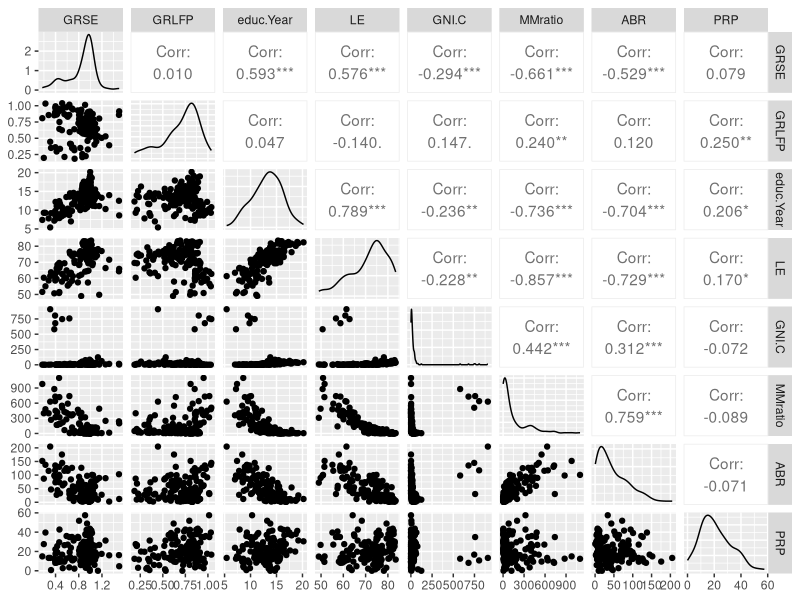
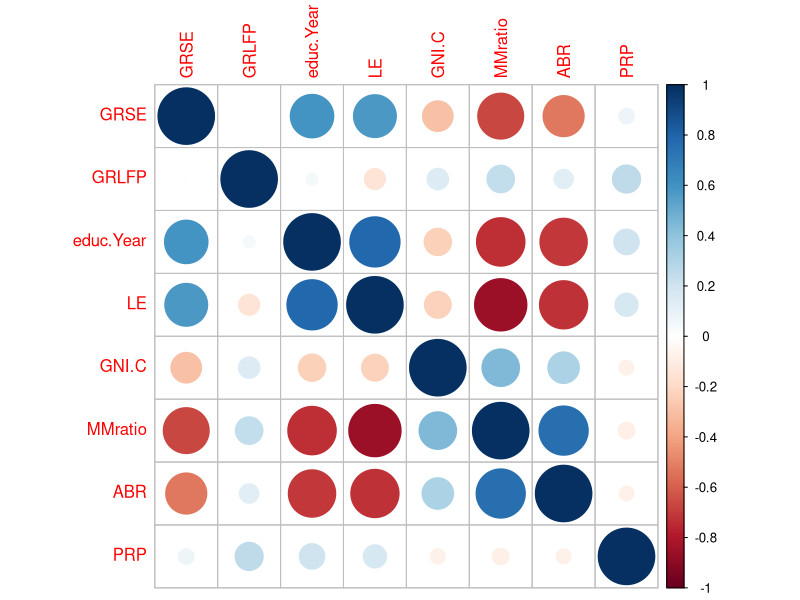
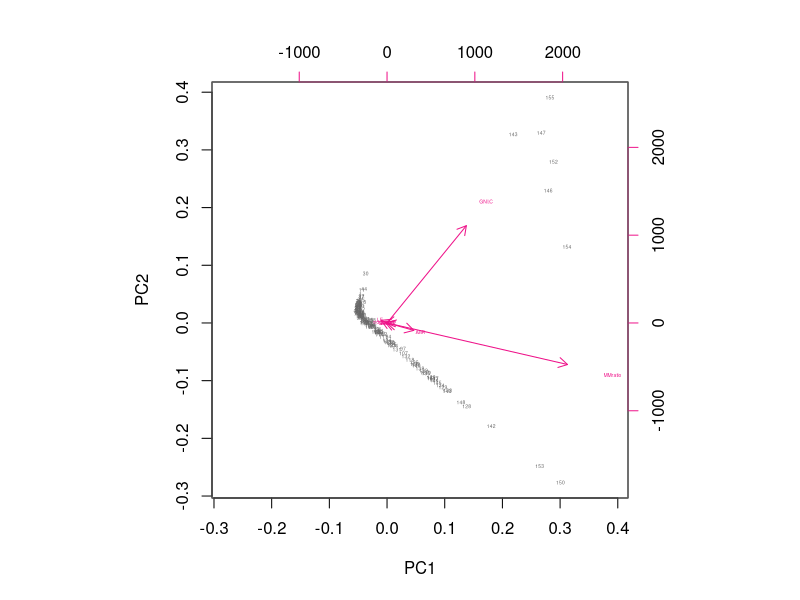
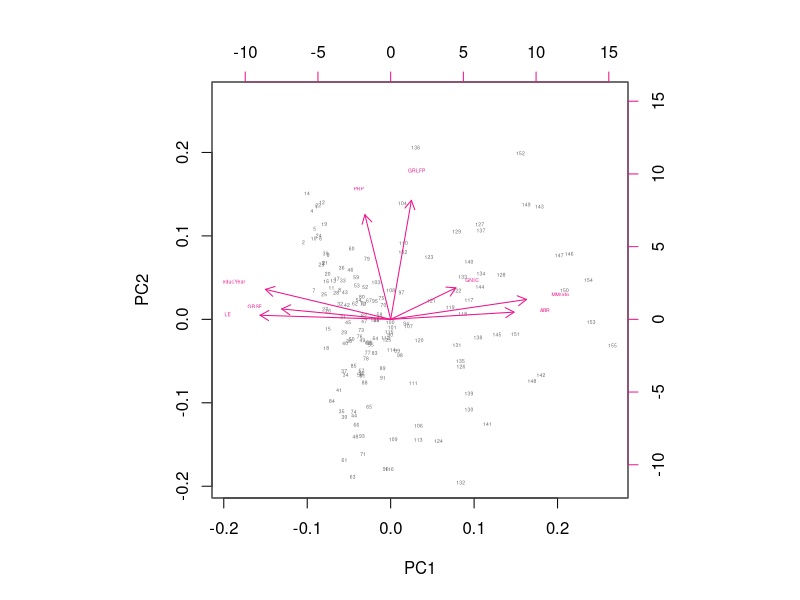
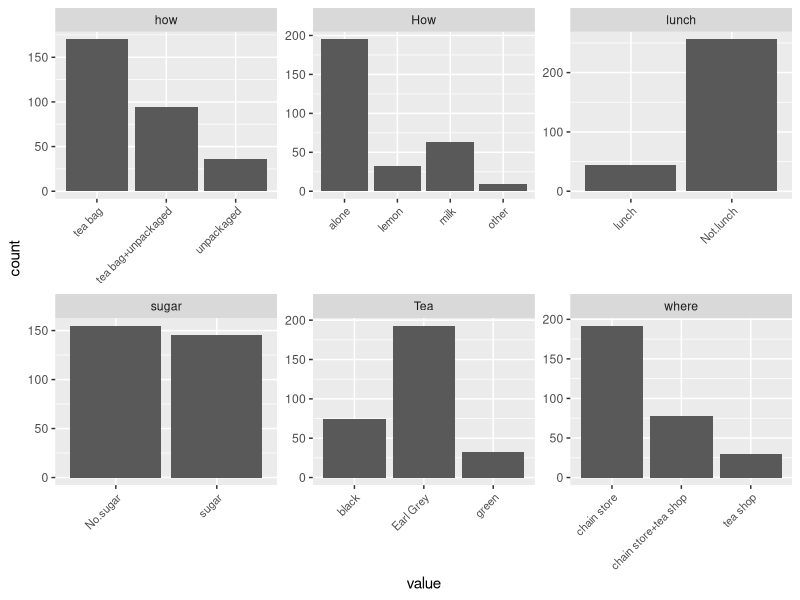
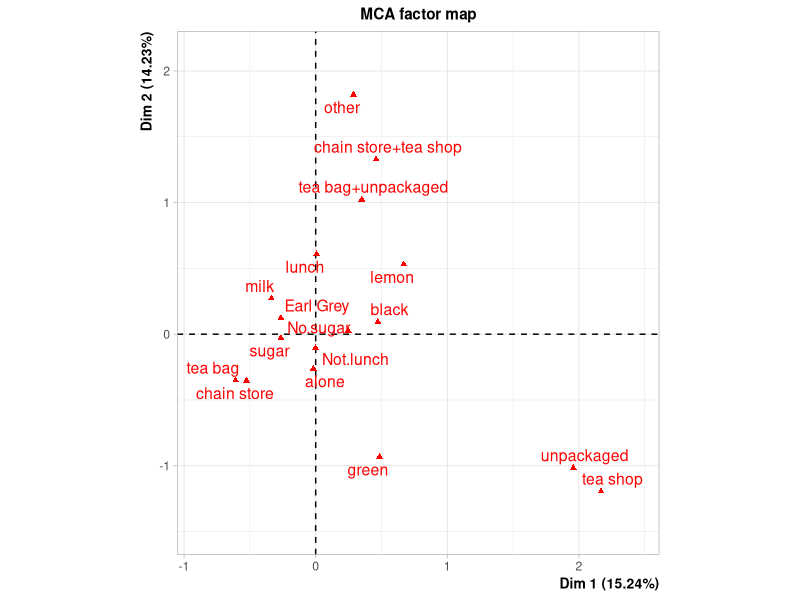

Here is the R script that generated these plots, in order:
## ---- chunk 1
#' set wd

setwd("~/IODS2020/IODS-project/data")

human<-read.csv('human2.csv', header = TRUE, sep = ',')

dim(human)
str(human)
## ---- chunk 2
library(ggplot2)
library(GGally)
library(corrplot)
library(dplyr)
library(tidyr)

ggpairs(human)
summary(human)

cor(human) %>% corrplot()
## ---- chunk 3
#' non-standardized data
pca_human <- prcomp(human)


# draw a biplot of the principal component representation and the original variables
biplot(pca_human, choices = 1:2, cex = c(0.3,0.3), col = c("grey40", "deeppink2"))

## ---- chunk 4
#' standard data
human_std <- scale(human)

#' pca of data_std
pca_stdHuman <- prcomp(human_std)

#'bi-plot
biplot(pca_stdHuman, choices = 1:2, cex = c(0.3,0.3), col = c("grey40", "deeppink2"))

## ---- chunk 5
#' Factominer
library(FactoMineR)

data(tea)
dim(tea)
str(tea)
summary(tea)
colSums(is.na(tea))

# column names to keep in the dataset
#keep_columns <- c("Tea", "How", "how", "sugar", "where", "lunch")

# select the 'keep_columns' to create a new dataset
tea_time <- tea %>% dplyr::select(c("Tea", "How", "how", "sugar", "where", "lunch"))
#colnames(tea_time)
# look at the summaries and structure of the data
summary(tea_time)
str(tea_time)

# visualize the dataset
gather(tea_time) %>% ggplot(aes(value)) + geom_bar() + 
  theme(axis.text.x = element_text(angle = 45, hjust = 1, size = 8)) + 
  facet_wrap("key", scales = "free") 

# multiple correspondence analysis
mca <- MCA(tea_time, graph = FALSE)

# summary of the model
summary(mca)

# visualize MCA
plot(mca, invisible=c("ind"))
